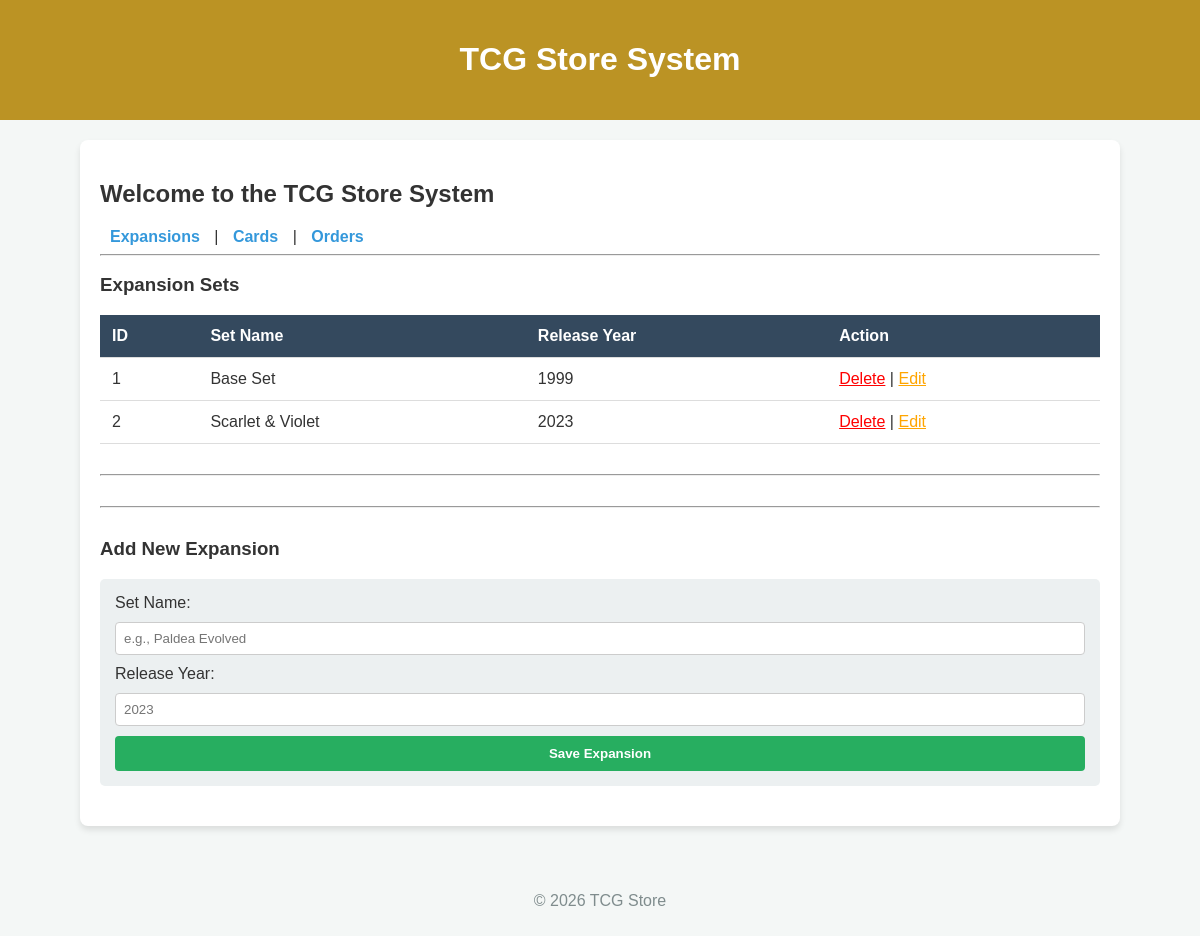
The page /?page=expansions on the database its author committed.
### tables this page shows
CREATE TABLE expansions (
    id INT AUTO_INCREMENT PRIMARY KEY,
    set_name VARCHAR(100) NOT NULL,
    release_year INT NOT NULL
);

### class/Expansion.php (called while the page is built, shortened)
<?php
class Expansion {
    private $db;
    public function __construct($db_connection) {
        $this->db = $db_connection;
    }
    public function getAllExpansions() {
        $stmt = $this->db->prepare("SELECT * FROM expansions");
        $stmt->execute();
        return $stmt->fetchAll(PDO::FETCH_ASSOC);
    }
}
?>

### view/expansions.php (the view)
<h3>Expansion Sets</h3>
<table class="fancy-table">
    <tr>
        <th>ID</th>
        <th>Set Name</th>
        <th>Release Year</th>
        <th>Action</th>
    </tr>
    <?php foreach ($expansion->getAllExpansions() as $e): ?>
    <tr>
        <td><?= $e['id'] ?></td>
        <td><?= $e['set_name'] ?></td>
        <td><?= $e['release_year'] ?></td>
        <td>
            <a href="?page=expansions&delete_expansion=<?= $e['id'] ?>" style="color: red;" onclick="return confirm('Are you sure? Deleting this will also delete all cards inside this expansion!')">Delete</a>
            |
            <a href="?page=edit_expansion&id=<?= $e['id'] ?>" style="color: orange;">Edit</a>
        </td>
    </tr>
    <?php endforeach; ?>
</table>
<hr style="margin: 30px 0;">
<hr style="margin: 30px 0;">
<h3>Add New Expansion</h3>
<form method="POST" class="fancy-form">
    <label>Set Name:</label>
    <input type="text" name="set_name" placeholder="e.g., Paldea Evolved" required>
    <label>Release Year:</label>
    <input type="number" name="release_year" placeholder="2023" required>
    <button type="submit" name="add_expansion">Save Expansion</button>
</form>

### style.css (style rules this page uses)
body { font-family: 'Comic Sans', Tahoma, Geneva, Verdana, sans-serif; background-color: #f4f7f6; color: #333; margin: 0; padding: 0; }
.fancy-table { width: 100%; border-collapse: collapse; margin-top: 15px; }
.fancy-table th, .fancy-table td { padding: 12px; text-align: left; border-bottom: 1px solid #ddd; }
.fancy-table th { background-color: #34495e; color: white; }
.fancy-form { display: grid; gap: 10px; background: #ecf0f1; padding: 15px; border-radius: 5px; margin-bottom: 20px; }
.fancy-form input, .fancy-form select { padding: 8px; border: 1px solid #ccc; border-radius: 4px; }
button { background-color: #27ae60; color: white; border: none; padding: 10px 15px; cursor: pointer; border-radius: 4px; font-weight: bold; }

### rows shown on the page
expansions: id "1", set_name "Base Set", release_year "1999"
expansions: id "2", set_name "Scarlet & Violet", release_year "2023"
